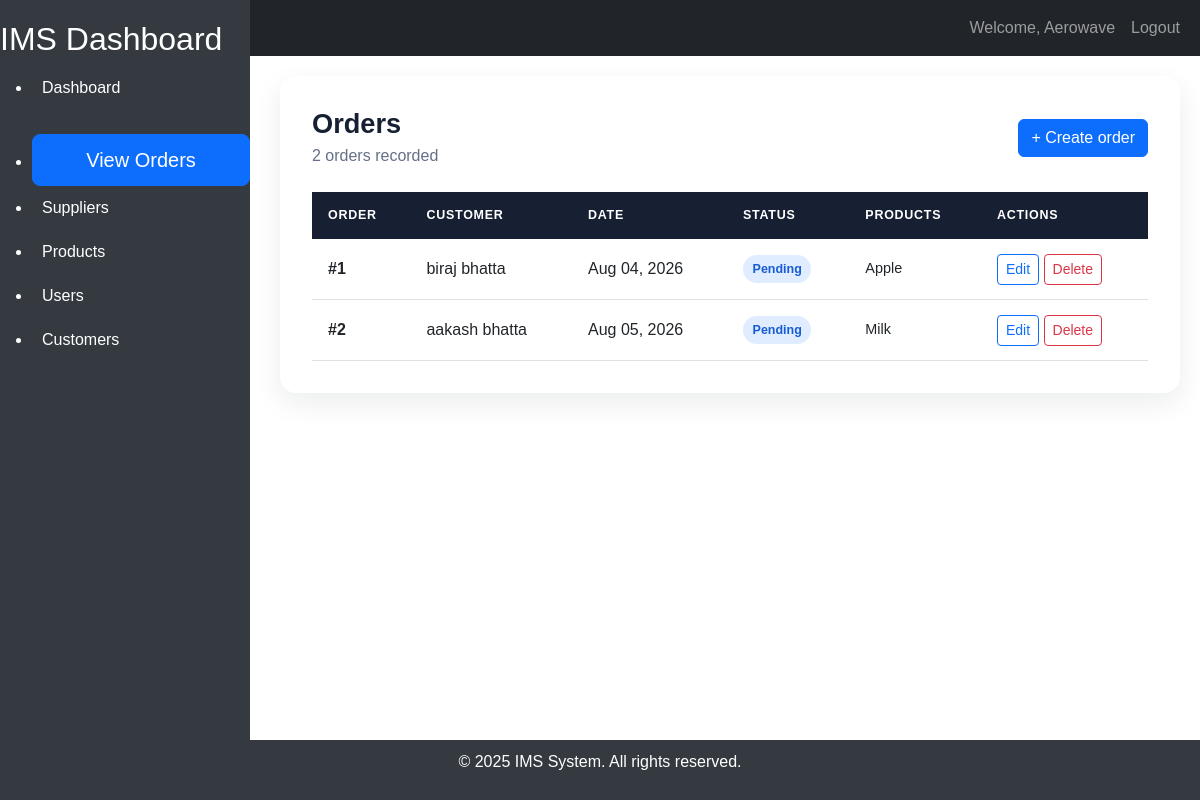
The page /orders/orders/ (signed in) on the database as committed earlier.
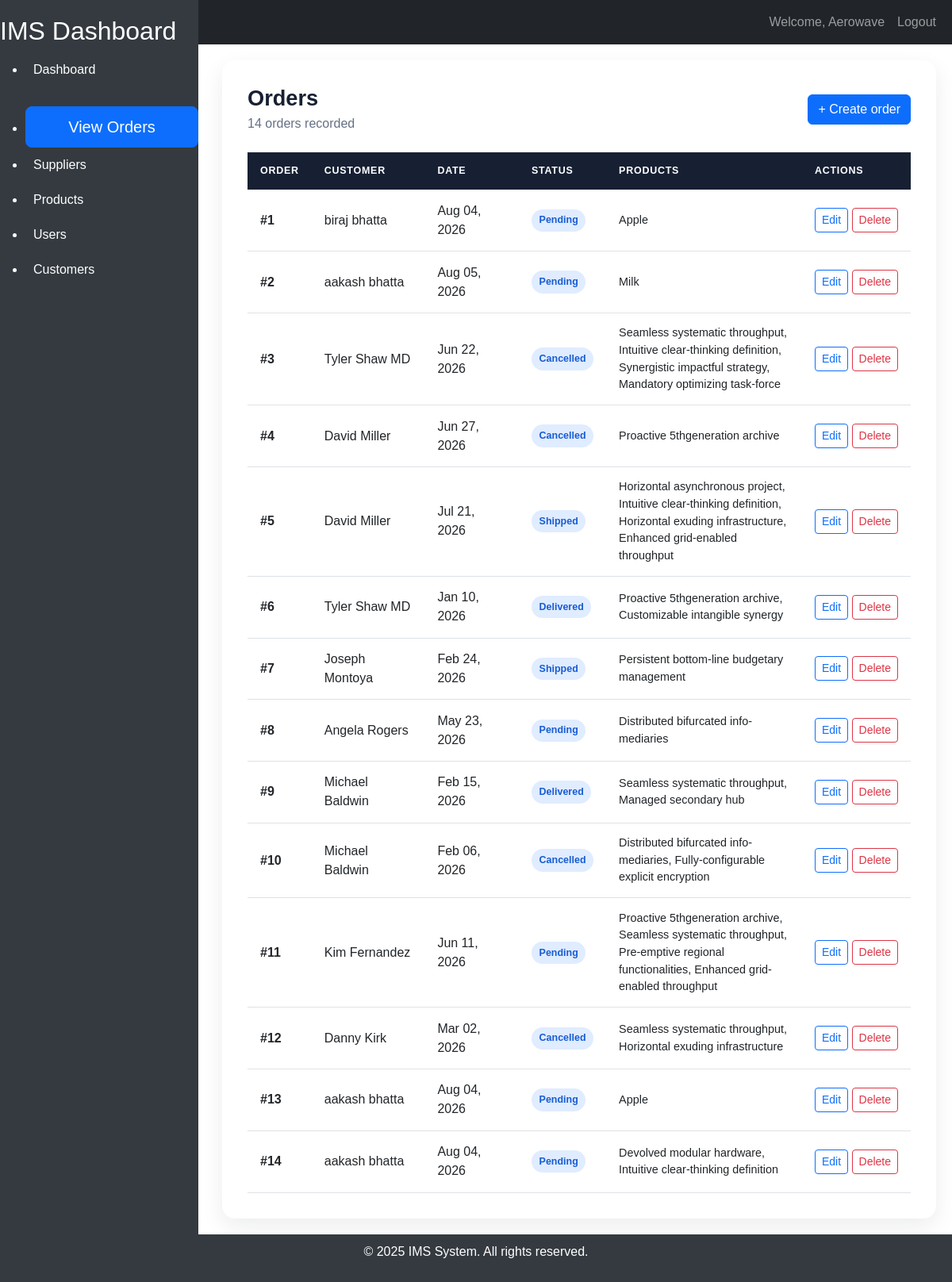
The same page on the database as committed later.
### orders/models.py (models this page shows)
class Order(models.Model):
    class OrderStatus(models.TextChoices):
        PENDING = "Pending"
        PROCESSING = "Processing"
        SHIPPED = "shipped"
        DELIVERED = "delivered"
        CANCELLED = "cancelled"
    order_id = models.AutoField(primary_key=True)
    customer = models.ForeignKey(Customer, on_delete=models.CASCADE)
    order_date = models.DateField(default=None, blank=True)
    status = models.CharField(max_length=100, choices=OrderStatus.choices, default=OrderStatus.PENDING)
    order_details = models.ManyToManyField(Product)

### customer/models.py (models this page shows, shortened)
class Customer(models.Model):
    id = models.AutoField(primary_key=True)
    name = models.CharField(max_length=100)
    email = models.EmailField(unique=True)
    phone = models.CharField(max_length=15, blank=True,null=True)
    password =models.CharField(max_length=100)
    created_at = models.DateTimeField(auto_now_add=True)
    updated_at = models.DateTimeField(auto_now=True)
    address = models.TextField(blank=True,null=True)
    class Meta:
        db_table = 'customers'
        verbose_name = 'customer'
        verbose_name_plural= 'customers'

### product/models.py (models this page shows, shortened)
class Product(models.Model):
    id = models.AutoField(primary_key=True)
    name = models.CharField(max_length = 100)
    description = models.TextField(blank=True, null=True)
    created_at = models.DateTimeField(auto_now_add=True)
    expiry_date = models.DateTimeField(auto_now_add=True)
    price = models.DecimalField(max_digits=10, decimal_places=2)
    quantity = models.PositiveIntegerField(default=0)
    category = models.CharField(max_length=100)
    class Meta:
        db_table = "products"
        verbose_name = 'Product'
        verbose_name_plural = 'Products'

### orders/views.py (the view)
# urls.py: path('orders/', OrderListView.as_view(), name='order_list'),
class OrderListView(SessionLoginRequiredMixin, ListView):
    model = Order
    template_name = "orders/order_list.html"
    context_object_name = "orders"

### home/mixins.py (called while the page is built)
    def dispatch(self, request, *args, **kwargs):
        if not request.session.get("user_id"):
            return redirect_to_login(request.get_full_path(), "login")
        return super().dispatch(request, *args, **kwargs)

### orders/template/orders/order_list.html (shortened to what this page needs)
{% extends "home/base.html" %}
{% block content %}
<section class="orders-panel">
    <div class="orders-header">
        <div>
            <h1>Orders</h1>
            <p>{{ orders|length }} order{{ orders|length|pluralize }} recorded</p>
        </div>
        <a class="btn btn-primary" href="{% url 'order-create' %}">+ Create order</a>
    </div>
    <div class="table-responsive">
        <table class="table orders-table align-middle mb-0">
            <thead>
                <tr>
                    <th>Order</th>
                    <th>Customer</th>
                    <th>Date</th>
                    <th>Status</th>
                    <th>Products</th>
                    <th>Actions</th>
                </tr>
            </thead>
            <tbody>
                {% for order in orders %}
                    <tr>
                        <td class="fw-semibold">#{{ order.order_id }}</td>
                        <td>{{ order.customer.name }}</td>
                        <td>{{ order.order_date|date:"M d, Y" }}</td>
                        <td><span class="status">{{ order.get_status_display }}</span></td>
                        <td class="products">
                            {% for product in order.order_details.all %}
                                {{ product.name }}{% if not forloop.last %}, {% endif %}
                            {% empty %}
                                <span class="text-muted">No products</span>
                            {% endfor %}
                        </td>
                        <td class="text-nowrap">
                            <a class="btn btn-sm btn-outline-primary" href="{% url 'order-update' order.order_id %}">Edit</a>
                            <a class="btn btn-sm btn-outline-danger" href="{% url 'order-delete' order.order_id %}">Delete</a>
                        </td>
                    </tr>
                {% empty %}
                    <tr><td class="empty" colspan="6">No orders yet. Create your first order to get started.</td></tr>
                {% endfor %}
            </tbody>
        </table>
    </div>
</section>
{% endblock %}

Rows that differ between the two databases and show on the page:
added Order: order_id "3", customer.name "Tyler Shaw MD", order_date "Jun 22, 2026", status "Cancelled"
added Product: name "Seamless systematic throughput"
added Product: name "Intuitive clear-thinking definition"
added Product: name "Synergistic impactful strategy", shown under "3"
added Product: name "Mandatory optimizing task-force", shown under "3"
added Order: order_id "4", customer.name "David Miller", order_date "Jun 27, 2026", status "Cancelled"
added Product: name "Proactive 5thgeneration archive"
added Order: order_id "5", customer.name "David Miller", order_date "Jul 21, 2026", status "Shipped"
added Product: name "Horizontal asynchronous project", shown under "5"
added Product: name "Horizontal exuding infrastructure"
added Product: name "Enhanced grid-enabled throughput"
added Order: order_id "6", customer.name "Tyler Shaw MD", order_date "Jan 10, 2026", status "Delivered"
added Product: name "Customizable intangible synergy", shown under "6"
added Order: order_id "7", customer.name "Joseph Montoya", order_date "Feb 24, 2026", status "Shipped"
added Product: name "Persistent bottom-line budgetary management", shown under "7"
added Order: order_id "8", customer.name "Angela Rogers", order_date "May 23, 2026", status "Pending"
added Product: name "Distributed bifurcated info-mediaries"
added Order: order_id "9", customer.name "Michael Baldwin", order_date "Feb 15, 2026", status "Delivered"
added Product: name "Managed secondary hub", shown under "9"
added Order: order_id "10", customer.name "Michael Baldwin", order_date "Feb 06, 2026", status "Cancelled"
added Product: name "Fully-configurable explicit encryption", shown under "10"
added Order: order_id "11", customer.name "Kim Fernandez", order_date "Jun 11, 2026", status "Pending"
added Product: name "Pre-emptive regional functionalities", shown under "11"
added Order: order_id "12", customer.name "Danny Kirk", order_date "Mar 02, 2026", status "Cancelled"
added Order: order_id "13", customer.name "aakash bhatta", order_date "Aug 04, 2026", status "Pending", Product (name "Apple")
added Order: order_id "14", customer.name "aakash bhatta", order_date "Aug 04, 2026", status "Pending"
added Product: name "Devolved modular hardware", shown under "14"
Other text that changed with them:
{{ orders|length }}: "2" → "14"
